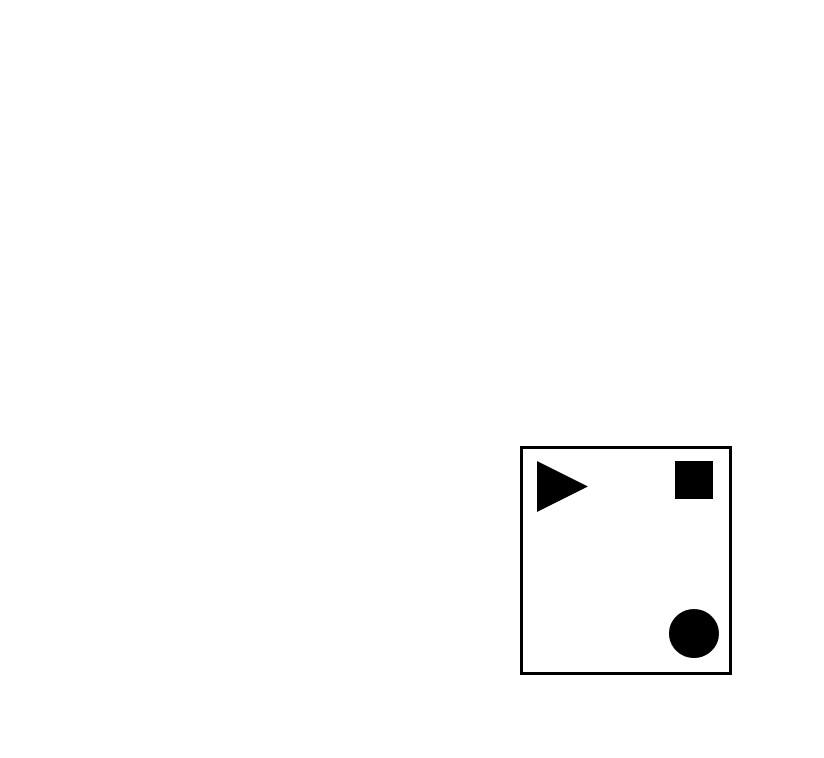
%> input picture Lab 5/base1.PNG, 824 x 758 px
$ octave pose_tracking_main.m   (GNU Octave 9; MATLAB toolbox functions it lacks are replaced by stand-ins)
%> lines starting %> are read from the running program, lines starting %| are printed output that depends on the picture; in (x1, y1, x2, y2) boxes, pixels count from 0 and x2, y2 are one past the last pixel; in counts of white or black regions, pixels touching at a corner belong together; the program's own positions count from 1
### Lab 5/feducialCentroidDetection.m
%% Georgia Institute of Technology
% George W. Woodruff School of Mechanical Engineering
% ME4451 Robotics Lab 5 - 2D Pose Detection and Tracking

%% Function Description
% Given a feducial image binary, this function returns the locations of the centroids
% of the overall template and the 3 shapes
% Check for poseTracking.m for binarization of each different shapes.
% Input: binary image
% Output: centroid (xy position) of the robot (column 1), triangle (column 2), square (column 3), and
% circle (column 4) as a single matrix. Make sure your columns are in the correct
% order. The bottom row is a dummy row that is necessary to multiply by the rotation matrix later

% function template_centroids = feducialCentroidDetection(img_binary)
%
%     % get properties
%     shape_blobs = regionprops(img_binary, 'Centroid', 'Area', 'Circularity', 'Perimeter', 'Extent');
%
%     % metric to get different shapes
%     template_centroids = zeros(3,4);
%     template_centroids(1:2,1) = shape_blobs(1).Centroid; % centroid of the robot/template
%
%     N = length(shape_blobs);
%
%     for i = 1:N
%
%         % ---------------------- TODO for students -------------------------
%         % metrics to identify triangles and squares.
%         m = shape_blobs(i).Circularity;
%         if ((m < 1.1) && (m > 0.9))
%             xyz(1:2,4) = shape_blobs(i).Centroid(1:2);
%         elseif ((shape_blobs(i).Perimeter^2)/(16*shape_blobs(i).Area) <= 1.05) & ((shape_blobs(i).Perimeter^2)/(16*shape_blobs(i).Area) >=0.95) % square
%             xyz(1:2,3)=shape_blobs(i).Centroid(1:2);
%         elseif ((shape_blobs(i).Extent >= 0.48 & (shape_blobs(i).Extent <= 0.53)) & (shape_blobs(i).Circularity <=0.7))
%             xyz(1:2,2)=shape_blobs(i).Centroid(1:2);
%         end
%
%         % % ------------------------------------------------------------------
%         %
%         % % Centroid of the circle, this is given to you.
%         % circularity = shape_blobs(i).Circularity;
%         % if((circularity < 1.1) && (circularity > 0.9))
%         %     template_centroids(1:2,4) = shape_blobs(i).Centroid;
%         % end
%
%     end
%
% end

function template_centroids = feducialCentroidDetection(img_binary)

    % get properties
    s = regionprops('table', img_binary, 'Centroid', 'Area', 'Circularity', 'Perimeter','Extent');

    % metric to get different shapes
    template_centroids = zeros(3,4);
    template_centroids(1:2,1) = s.Centroid(1,1:2); % centroid of the robot

    N=length(s.Circularity);

    for i = 1:N
        m = s.Circularity(i);
        if((m < 1.1) & (m > 0.9))
            template_centroids(1:2,4) = s.Centroid(i,1:2);
            % plot(s.Centroid(i,1:2));
        elseif ((s.Perimeter(i)^2)/(16*s.Area(i)) <= 1.05) & ((s.Perimeter(i)^2)/(16*s.Area(i)) >=0.95) % square
            template_centroids(1:2,3)=s.Centroid(i,1:2);
            % plot(s.Centroid(i,1:2));
        elseif ((s.Extent(i) >= 0.48 & (s.Extent(i) <= 0.53)) & (s.Circularity(i) <=0.7))
            template_centroids(1:2,2)=s.Centroid(i,1:2);
            % plot(s.Centroid(i,1:2));'
        end
    end

    s2 = table2array(s(:, 2))';
    template_centroids = template_centroids(1:2, :);

    diffMat = setdiff(s2, template_centroids);

    mask = find(template_centroids(1:2, :) == 0)';
    % template_centroids = template_centroids(1:2, :);
    template_centroids(mask) = diffMat;
    % template_centroids(:, end) = [];
    template_centroids = [template_centroids; 0 0 0 0];

end

### Lab 5/calculatePose.m
%% Georgia Institute of Technology
% George W. Woodruff School of Mechanical Engineering
% ME4451 Robotics Lab 5 - 2D Pose Detection and Tracking

%% Function Description
% This function returns the location and orientation of the robot. by detecting
% the change in location of the template shapes with respect to their original position
% Input: centroids of the robot and the different shapes (template_centroids).
% Output: (position, orientation)
% Note that orientation should be in degrees

% function [position, orientation] = calculatePose(template_centroids)
%     % get the base origin template. This is given to you!
%     template_centroids0 = load('template_centroids0.mat');
%     template_centroids0 = template_centroids0.template_centroids0; % base
%
%     position = template_centroids(:,1);
%
%     template_centroids_0 = position - template_centroids0(:, 1); % global
%     template_centroids_i = template_centroids(:, 2:4) - template_centroids0(:, 1);
%     template_centroids_0i = template_centroids0(:, 2:4) - template_centroids0(:, 1);
%
%     R = (template_centroids_i - template_centroids_0) * pinv(template_centroids_0i);
%     R(3,3) = 1;
%
%     % R = R;
%
%     orientation = rotm2eul(R)*180/pi;
%
%     position = [template_centroids];
%
%     % ---------------------- TODO for students -------------------------
%
%     % BONUS : write a scale invariant version by normalizing the distance
%     % from the template to each small shape. So, distance from camera to
%     % robot doesn't matter
%
%     % ------------------------------------------------------------------
% end

function [position, orientation] = calculatePose(template_centroids)
    template_centroids0 = load('template_centroids0.mat');
    template_centroids0 = template_centroids0.template_centroids0; % base template centroids

    position = template_centroids;

    p_1 = template_centroids(:, 2);
    p_2 = template_centroids(:, 3);
    p_3 = template_centroids(:, 4);
    p_123 = cat(2, p_1, p_2, p_3) - template_centroids0(:, 1);

    p_10 = template_centroids0(:, 2);
    p_20 = template_centroids0(:, 3);
    p_30 = template_centroids0(:, 4);
    p_1230 = cat(2, p_10, p_20, p_30) - template_centroids0(:, 1);

    p = template_centroids(:, 1) - template_centroids0(:, 1);

    R = (p_123 - p) * pinv(p_1230);

    R(3,3) = 1; % This makes R a 3x3 matrix, suitable for rotm2eul

    orientation = rotm2eul(R, 'ZYX') * 180 / pi;
end

### Lab 5/pose_tracking_main.m
%% Georgia Institute of Technology
% George W. Woodruff School of Mechanical Engineering
% ME4451 Robotics Lab 5 - 2D Pose Detection and Tracking
% Dr. Anirban Mazumdar

%% Detection
image = 'base1.PNG';
img_rbg  = imread(image);
%> img_rbg is the input picture: size 758x824x3 uint8; min 0, max 255, mean 252
img_gray = rgb2gray(img_rbg);
img_binary  = imbinarize(img_gray);
%> img_binary: size 758x824 logical; 98.8% white; 4 black regions, box (x1, y1, x2, y2) and area: (520, 446, 732, 675) 2610, (669, 609, 719, 658) 1933, (675, 461, 713, 499) 1444, (537, 461, 588, 512) 1301
img_binary  = imcomplement(img_binary);
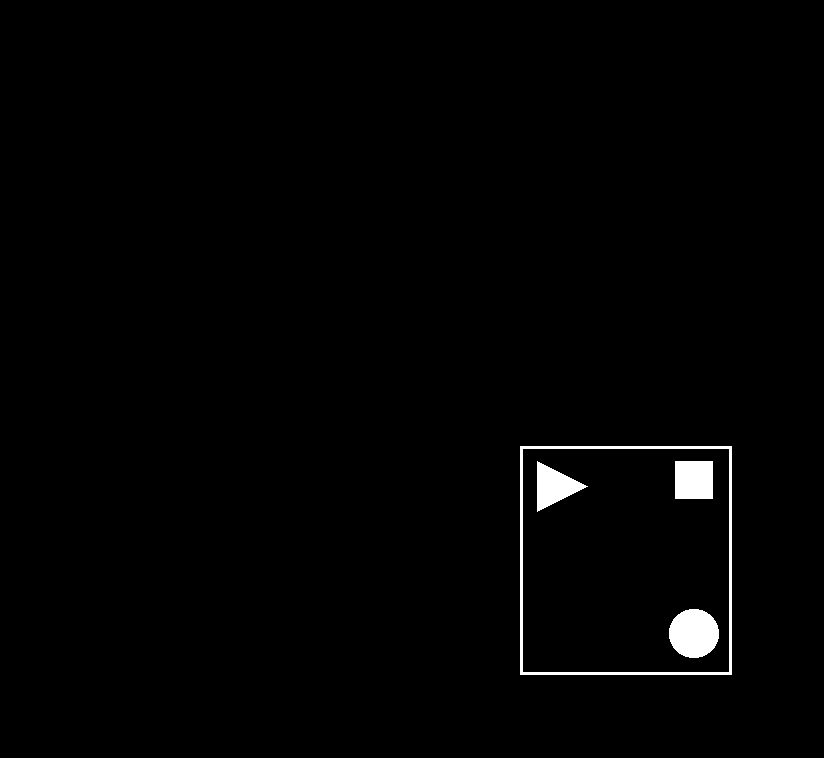
%> img_binary: size 758x824 logical; 1.2% white; 4 white regions, box (x1, y1, x2, y2) and area: (520, 446, 732, 675) 2610, (669, 609, 719, 658) 1933, (675, 461, 713, 499) 1444, (537, 461, 588, 512) 1301

% for detection. ex.
template_centroids = feducialCentroidDetection(img_binary);
%> in feducialCentroidDetection, `s = regionprops('table', img_binary, 'Centroid', 'Area', 'Circularity'..`: s = 4 regions; Area, Centroid, Extent, Circularity and Perimeter: 2610 [626.5 561] 0.0538 0.044 860.1, 1933 [694.5 634] 0.789 1 152.5, 1444 [694.5 480.5] 1 0.83 144.7, 1301 [554.5 487] 0.5 0.62 159.2
%> in feducialCentroidDetection, `N=length(s.Circularity);`: N = 4
%> the loop in feducialCentroidDetection, `for i = 1:N` made 4 passes
%> m on passes 1 to 4: 0.044, 0.62, 1, 0.83
%> after the loop in feducialCentroidDetection, `for i = 1:N`: template_centroids = [626.5 554.5 0 694.5; 561 487 0 634; 0 0 0 0]
%> in feducialCentroidDetection, `s2 = table2array(s(:, 2))';`: s2 = [626.5 554.5 694.5 694.5; 561 487 634 480.5]
%> in feducialCentroidDetection, `template_centroids = template_centroids(1:2, :);`: template_centroids = [626.5 554.5 0 694.5; 561 487 0 634]
%> in feducialCentroidDetection, `diffMat = setdiff(s2, template_centroids);`: diffMat = [480.5; 694.5]
%> in feducialCentroidDetection, `mask = find(template_centroids(1:2, :) == 0)';`: mask = [5 6]
%> in feducialCentroidDetection, `template_centroids = [template_centroids; 0 0 0 0];`: template_centroids = [626.5 554.5 480.5 694.5; 561 487 694.5 634; 0 0 0 0]
[position, orientation] = calculatePose(template_centroids);
%> in calculatePose, `position = template_centroids;`: position has the same summary as template_centroids in feducialCentroidDetection
%> in calculatePose, `p_1 = template_centroids(:, 2);`: p_1 = [554.5; 487; 0]
%> in calculatePose, `p_2 = template_centroids(:, 3);`: p_2 = [480.5; 694.5; 0]
%> in calculatePose, `p_3 = template_centroids(:, 4);`: p_3 = [694.5; 634; 0]
%> in calculatePose, `p_123 = cat(2, p_1, p_2, p_3) - template_centroids0(:, 1);`: p_123 = [357.5 283.5 497.5; 296.5 504 443.5; 0 0 0]
%> in calculatePose, `p = template_centroids(:, 1) - template_centroids0(:, 1);`: p = [429.5; 370.5; 0]
%> in calculatePose, `R = (p_123 - p) * pinv(p_1230);`: R = [1.41 0.479 0; -0.409 -1.48 0; 0 0 0]
%> the run ends on the next line
